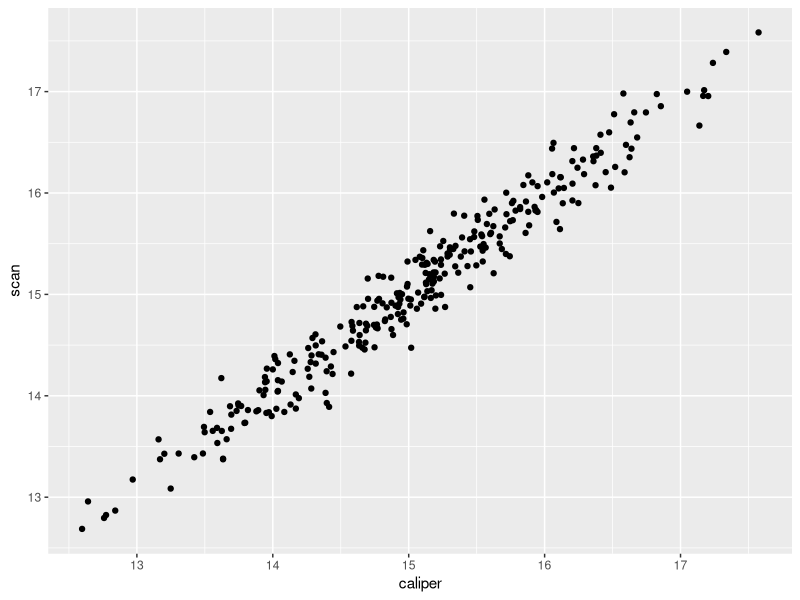
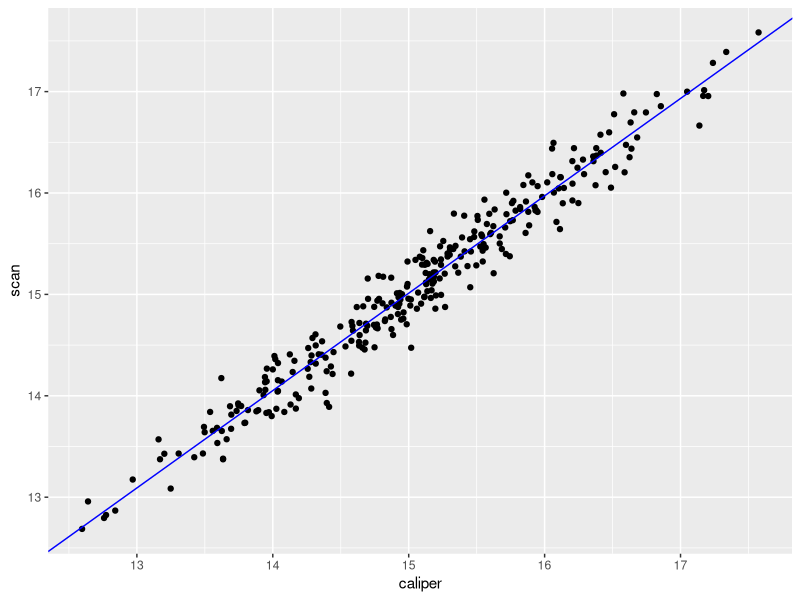

The R script that drew these images, in order:
## ---- chunk 1
knitr::opts_chunk$set(echo = FALSE)
library(MASS)
library(tidyverse)
library(kableExtra)
## ---- chunk 2

x <- mvrnorm(300,
        mu=c(15,15),
        Sigma = matrix(c(1,.98,.98,1),2,2)
        )
df <- data.frame(caliper=x[,1],scan=x[,2])
df[1:5,] %>% kable() %>% kable_styling(full_width = F)
## ---- chunk 3
apply(df,2,range)
## ---- chunk 4

cal.scan.cor <- cor(df$caliper,df$scan)

## ---- chunk 5
df %>% 
  ggplot(aes(x=caliper,scan))+geom_point()
## ---- chunk 6
unstandardized.lm<-lm(data=df,scan~caliper)
df_s <-as.data.frame( scale(df))
standardized.lm<- lm(data=df_s,scan~caliper)
df %>% 
  ggplot(aes(x=caliper,scan))+geom_point() +
  geom_abline(
    slope = coef(unstandardized.lm)[["caliper"]],
    intercept = coef(unstandardized.lm)[["(Intercept)"]],color='blue'
    )

## ---- chunk 7
summary(unstandardized.lm)

## ---- chunk 8
summary(standardized.lm)
